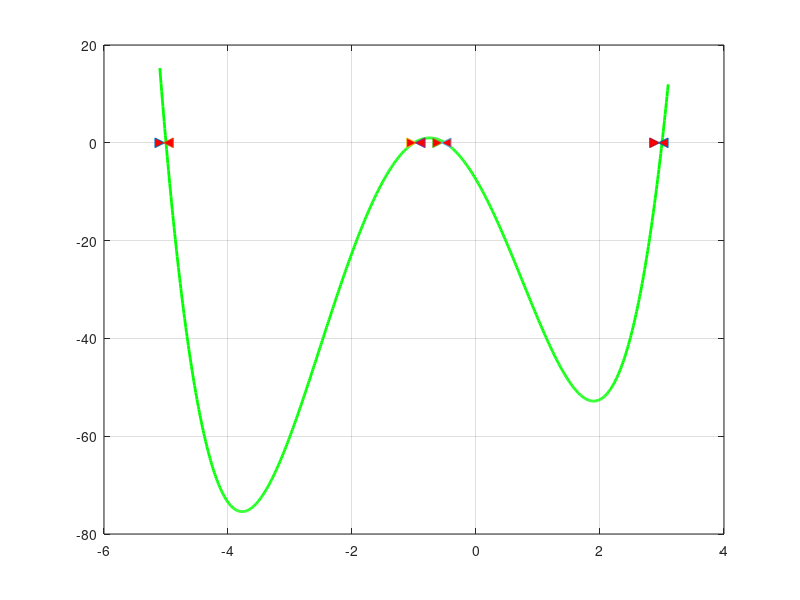

MATLAB code for this plot:
clear all; close all ; clc;

f = @(x)x.^4+7/2*x.^3-23/2*x.^2-43/2*x-15/2;
x = -5.1:0.01:3.1;

% f = @(x)1.9*x.*sin(x)-(x/1.5-3).^2;
% x =  -10:0.1:10;

plot(x, f(x), 'g', 'LineWidth', 2);
%ylim([-2,2])
grid on; hold on;

i = -10;
zingsnis = 0.14;
%zingsnis = 0.6;

while (i <= 10)
    ats=f(i);
    ats2=f(i+zingsnis);
    P =sprintf('i=%d, ats=%d, i2=%d, ats2=%d',i,ats,i+zingsnis,ats2);   
    if (ats > 0 && ats2 < 0) || (ats < 0 && ats2 > 0) || ( ats ==  0 || ats2 == 0)
        G =sprintf('[%0.2f ; %0.2f ]',i,i+zingsnis);
        disp(G);
        plot(i, 0, '>' , ...
            'MarkerFaceColor', 'r', 'MarkerSize' , 7)
        plot(i+zingsnis, 0, '<' , ...
            'MarkerFaceColor', 'r', 'MarkerSize' , 7)   
    end
    i = i + zingsnis;
end
